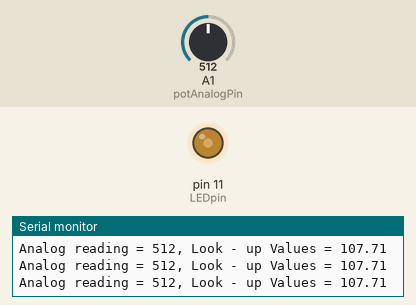
This sketch was run on a simulated Arduino Uno, built with avr-gcc and run on an emulated ATmega328P. Shown: output pins drawn as LEDs (lit = HIGH), the last lines printed to the serial monitor. The test bench sets the inputs (shaded band); at power-on: A1 (potAnalogPin) = 512.

Above: at 1.2 s.
1.3 s: A1 (potAnalogPin) set to 635
At 2.0 s:
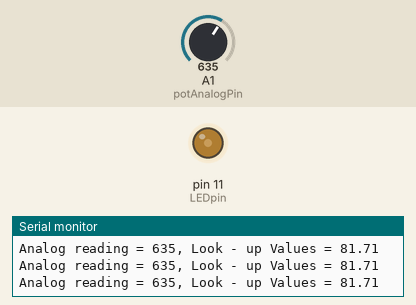
2.9 s: A1 (potAnalogPin) set to 659
At 3.7 s:
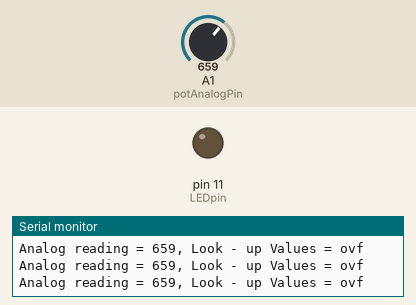
4.5 s: A1 (potAnalogPin) set to 306
At 5.4 s:
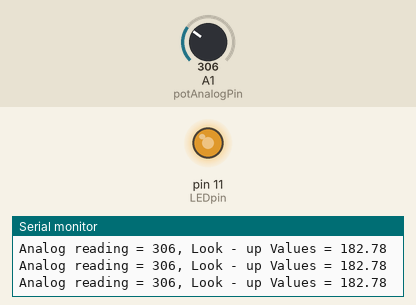
6.1 s: A1 (potAnalogPin) set to 1023
At 7.0 s:
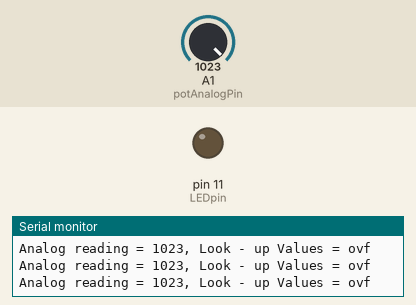
Timing chart, 0 to 9.1 s (numbered marks = the images above; inputs shaded):
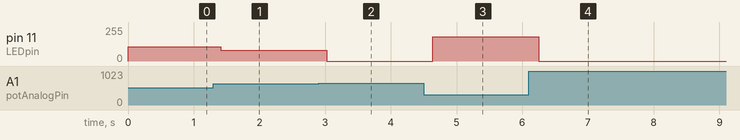

The sketch:

1-D_Lookup_Example.ino
```cpp
// This example program demonstrates the use and operation of a simple 1-Dlookup table
//
// Author: Ben Taylor
// University of Sheffield
// Date: September 2020
//

//Declare Global variables
int potAnalogPin = 1;  // The Potentiometer is connected to analog 0
int LEDpin = 11;       // The LED to pin 11 (PWM pin)
int potReading;        // the analog reading from the FSR resistor divider
float interpVal;
int LEDbrightness;

// Define the elements in lookup table 1
float LuT_1_xElements[] = { 185, 192, 201, 208, 212, 221, 231, 237, 252, 267, 279, 293, 311, 332, 349, 370, 395, 428, 467, 501, 549, 601, 642, 651};
float LuT_1_yElements[] = { 300, 290, 280, 270, 260, 250, 240, 230, 220, 210, 200, 190, 180, 170, 160, 150, 140, 130, 120, 110, 100, 90, 80, 70};


// initialise  the lookup Table Array size variables
float LuT_1_xSize = 0;  // Initialise variable as 0, to be calculated in setup()


// Function prototypes for the lookup Table functions
float LookUpTable1D(float inVal, float elementsArraySize, float xElements[], float yElements[]);
void CheckLuTArrays(float xArraySize, float yArraySize, float xElements[], float yElements[]);

// ----------------------------------------------
// Arduino setup function
void setup() {
  Serial.begin(9600);       // Initialise the serial communications bus with a 9600 baud rate
  pinMode(LEDpin, OUTPUT);  // Set the pin mode for the LED pin

  //Calculate the size of the lookup table, LuT_1, xElements Array and yElements Array
  LuT_1_xSize = sizeof(LuT_1_xElements) / sizeof(LuT_1_xElements[0]);
  Serial.println(sizeof(LuT_1_xElements[0]));
  float LuT_1_ySize = sizeof(LuT_1_yElements) / sizeof(LuT_1_yElements[0]); //Note this is a local variable

  // Check the LuT_1 Arrays for size and increasing xElement Values
  CheckLuTArrays(LuT_1_xSize, LuT_1_ySize, LuT_1_xElements, LuT_1_yElements);
}

// ----------------------------------------------
// Arduino loop function
void loop() {

  // Read the potentiometer Value
  potReading = analogRead(potAnalogPin);
  // Perform the lookup table operation
  interpVal = LookUpTable1D(potReading, LuT_1_xSize, LuT_1_xElements, LuT_1_yElements);

  //Display results

  Serial.print("Analog reading = ");
  Serial.print(potReading);
  Serial.print(", Look - up Values = ");
  Serial.println(interpVal);

  // Use the output value from lookup table to control the brightness of an LED
  LEDbrightness = interpVal;
  analogWrite(LEDpin, LEDbrightness);  // here you are using PWM !!!

  // Delay the next iteration of the loop
  delay(200);
}

// ----------------------------------------------
// This function performs the 1-D lookup table operation.
//
// The function will scan through the gaps between the elements in the xElement array, and find
// where the inVal is located. A simple linear interpolation will be performed between indexes n and n+1,
// of xElements and yElements, to calculate the lookup output value relating to the input value
//
// If the inpt value does not lie in the range of values between the first and last elements of the xElements
// array, an overflow variable will be returned
//
float LookUpTable1D(float inVal, float elementsArraySize, float xElements[], float yElements[]) {

  //declare and initialise local variables
  float fraction = 0.0;

  // Scan through the gaps between the elements in the xElement array, and find where the inVal is
  // located. Perform a simple linear interpolation between indexes n and n+1, of xElements
  // and yElements, to calculate the lookup output value relating to the input value

  for (int n = 0; n <= elementsArraySize - 2; n++) {
    if ((inVal >= xElements[n]) && (inVal <= xElements[n + 1])) {
      fraction = (inVal - xElements[n]) / (xElements[n + 1] - xElements[n]);

      // Return the output value and exit the function
      return (fraction * (yElements[n + 1] - yElements[n])) + yElements[n];
    }
  }
  // Return an overflow value of the input value is not within the input range of the xElements array
  return 0xFFFFFFFF;
}

// ----------------------------------------------
// This function performs a simple check on the lookup table arrays to check the data is valid:
// 1. Check the xElements and yElements arrays are the same size
// 2. Chech that the values in the xElements array are increasing with index
//
// If an error is discovered, an error message is displated, and the code is held in an infinite
// loop to block further execution
//
void CheckLuTArrays(float xArraySize, float yArraySize, float xElements[], float yElements[]) {

  // Check for array size missmatch between the xElements and yElements arrays
  // If found display an error message, then block the execution of the remainder
  // of the code
  if (xArraySize != yArraySize) {  // check for array size missmatch
    Serial.println();
    Serial.println("Error: Number of elements in xElements array is not equal to the number of");
    Serial.println("elements in the yElements array.");
    Serial.println();
    Serial.println("This program will not execute further, and sit in an infinite loop");
    while (1)
      ;  // Hold the execution at this point
  }

  //Check that the values in xElements are increasing as the index values increase
  // If not display an error message then block the execution of the remainder of the code
  for (int n = 0; n <= xArraySize - 2; n++) {
    // Scan through the xElement indexes
    if (LuT_1_xElements[n] >= LuT_1_xElements[n + 1]) {
      Serial.println();
      Serial.println("Error: the values in xElements are not all increasing with increasing");
      Serial.println("index values");
      Serial.println();
      Serial.println("This program will not execute further, and sit in an infinite loop");
      while (1)
        ;  // Hold the execution at this point
    }
  }
}
```

Measured:
- the behaviour switches between 651 and 652 on A1 (potAnalogPin) (found by bisection; images 1 and 2)
- after the input at 1.3 s, pin 11 (LEDpin): 107/255 → 81/255 after 0.11 s
- after the input at 2.9 s, pin 11 (LEDpin): 81/255 → 0/255 after 0.13 s
- after the input at 4.5 s, pin 11 (LEDpin): 0/255 → 182/255 after 0.14 s
- after the input at 6.1 s, pin 11 (LEDpin): 182/255 → 0/255 after 0.15 s
